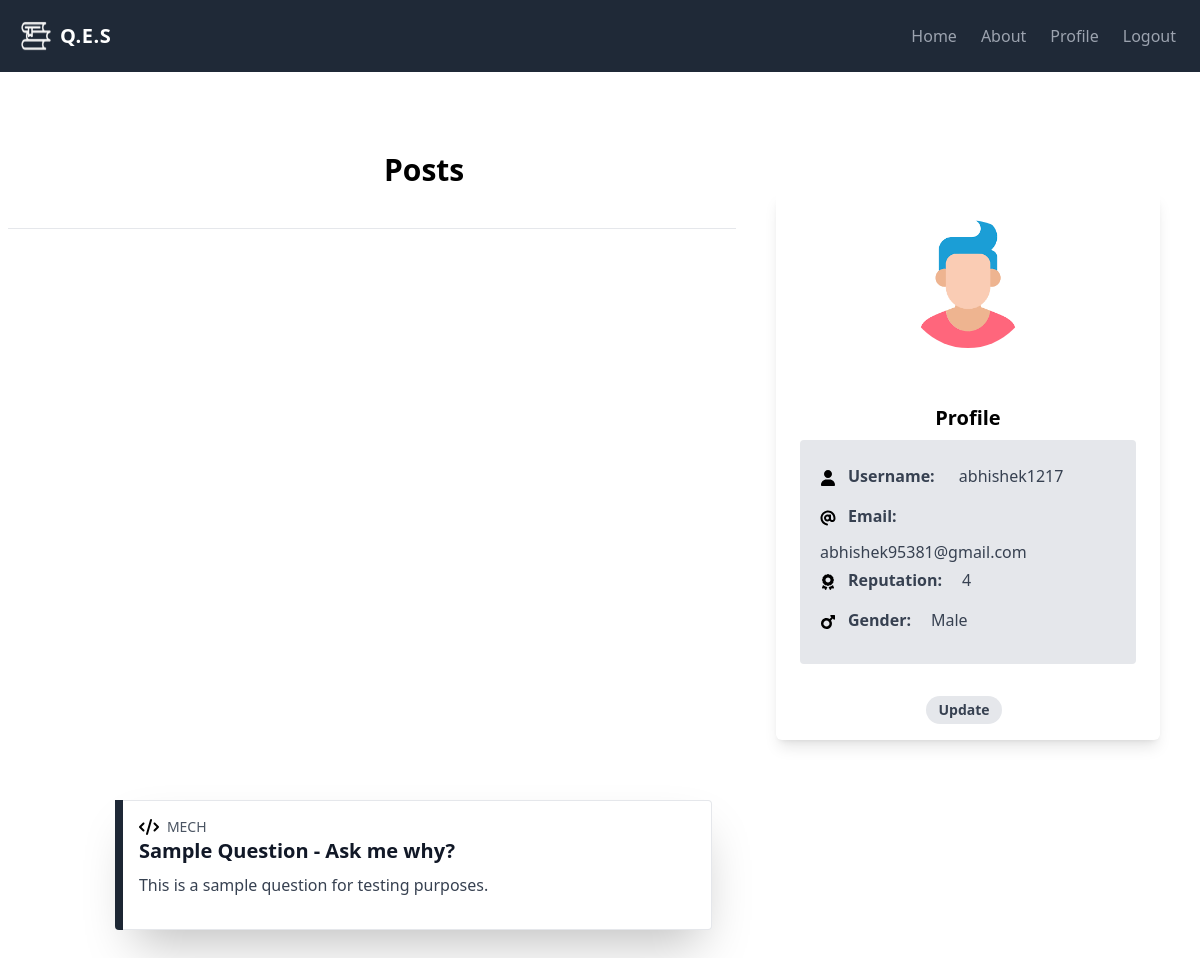
The page /viewprofile/ (signed in) on the database its author committed.
### users/models.py (models this page shows, shortened)
class Profile(models.Model):
    user = models.OneToOneField(User, on_delete=models.CASCADE)
    gender = models.CharField(max_length=20)
    age = models.IntegerField(null=True)
    reputation = models.IntegerField(blank=True,null=True)
    phone = models.CharField(max_length=10)
    profile_pic = models.ImageField(default='default.png',upload_to='profile_pics')

### QES/models.py (models this page shows, shortened)
class Questions(models.Model):
    title = models.TextField()
    content = models.TextField()
    category = models.CharField(max_length=255,choices=categories,default='CSE/ISE')
    upvotes = models.ManyToManyField(User,related_name="upvotes")
    downvoted = models.CharField(max_length=6,default='False')
    totalvotes = models.SmallIntegerField(default=0)
    date_posted = models.DateTimeField(auto_now_add=True)
    author = models.ForeignKey(User, on_delete=models.CASCADE)

### QES/views.py (the view)
# urls.py: path('viewprofile/', views.viewprofile,name='viewprofile'),
def viewprofile(request):
    user_id = request.user.id
    questions = Questions.objects.all().filter(author_id=user_id)
    profile = get_object_or_404(Profile, id=user_id)
    context = {
        'questions' : questions,
        'profile' : profile
    }
    return render(request, 'viewprofile.html',context)

### templates/viewprofile.html (shortened to what this page needs)
{% extends 'base.html' %}
{% block content %}
    <main>
        <div class="p-10 float-right">
            <div class="max-w-sm rounded-md overflow-hidden shadow-lg">
              <div><img class="rounded-full h-32 w-32 mx-32 mt-7" src="{{ profile.profile_pic.url }}" alt="Mountain"></div>
              <div class="px-6 py-4">
                <div class="pt-10 flex items-center justify-center font-bold text-xl mb-2">Profile</div>
                <ol class="py-5 px-5 rounded bg-gray-200 text-gray-700 text-base overflow-hidden">
                  <li class="font-bold inline-block px-3 py-1 mr-2 mb-2">Username:</li>   <span class="inline-block">{{ profile.user.username }}</span><br>
                  <li class="font-bold px-3 py-1 mr-2 mb-2 inline-block">Email:</li><span class="inline-block text-ellipsis whitespace-nowrap">{{ profile.user.email }}</span><br>
                  <li class="font-bold px-3 py-1 mr-2 mb-2 inline-block">Reputation:</li><span class="inline-block">{{ profile.reputation }}</span><br/>
                  <li class="font-bold px-3 py-1 mr-2 mb-2 inline-block">Gender:</li><span class="inline-block">{{ profile.gender }}</span>
                </ol>
              </div>
              <div class="px-6 pt-4 pb-2 flex items-center justify-center">
                <button onclick="location.href='{% url 'profile' %}'"><span class="inline-block items-center justify-center bg-gray-200 rounded-full px-3 py-1 text-sm font-semibold text-gray-700 mr-2 mb-2">Update</span></button>
              </div>
            </div>
          </div>
        <div>
            <h1 class="font-bold mx-96 mt-20 text-3xl">Posts</h1>
            <hr class="mt-10 mx-2 bg-slate-900">
            <div class="p-10">
              {% for question in questions %}
              <div class="w-2/3 p-5 lg:max-w-full lg:flex justify-center">
                <div class="lg:h-auto lg:w-2 flex-none bg-cover rounded-t lg:rounded-t-none lg:rounded-l text-center overflow-hidden bg-gray-800">
                  </div>
                <div class="border-r border-b border-l border-gray-400 lg:border-l-0 lg:border-t lg:border-gray-200 bg-white rounded-b lg:rounded-b-none lg:rounded-r pr-4 pl-4 pt-4 w-5/6 shadow-2xl">
                  <div class="mb-8">
                    <p class="text-sm text-gray-600 flex items-center">
                      {{question.category}}
                    </p>
                    <div class="text-gray-900 font-bold text-xl mb-2">{{ question.title }}</div>
                    <p class="text-gray-700 text-base">{{ question.content }}</p>
                  </div>
                </div>
              </div>
              {% endfor %}
            </div>
          </div>
    </main>
{% endblock content%}

### rows shown on the page
Profile: profile_pic (placeholder picture), user.username "abhishek1217", user.email "abhishek95381@gmail.com", reputation "4", gender "Male"
Questions: category "MECH", title "Sample Question - Ask me why?", content "This is a sample question for testing purposes."
